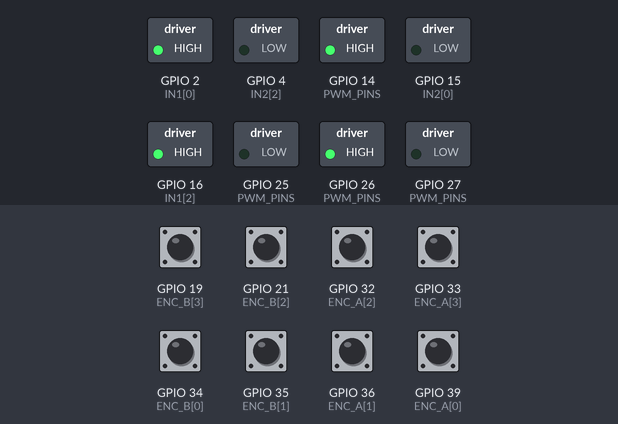
Bench run of a sketch on a simulated ESP32. Parts: switched loads named in the sketch (green lamp = pin HIGH). The test bench sets the inputs (shaded band); at power-on: GPIO 19 (ENC_B[3]), GPIO 21 (ENC_B[2]), GPIO 32 (ENC_A[2]), GPIO 33 (ENC_A[3]), GPIO 34 (ENC_B[0]), GPIO 35 (ENC_B[1]), GPIO 36 (ENC_A[1]), GPIO 39 (ENC_A[0]) HIGH. What the sketch prints to the serial monitor is not drawn.

Above: at 1.2 s.
1.3 s: GPIO 33 (ENC_A[3]) pulled LOW for 0.15 s
At 2.5 s:
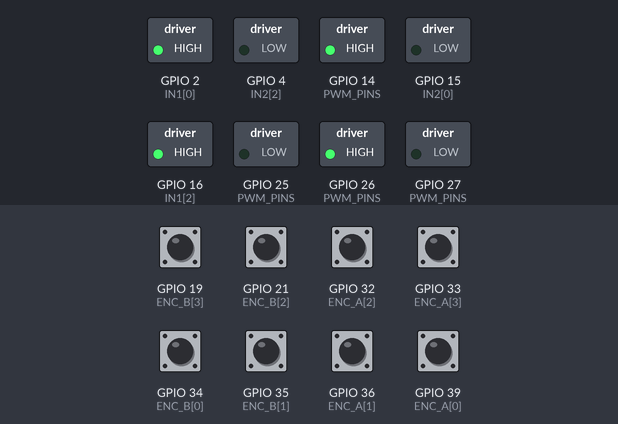
2.9 s: GPIO 36 (ENC_A[1]) pulled LOW for 1 s
At 3.7 s:
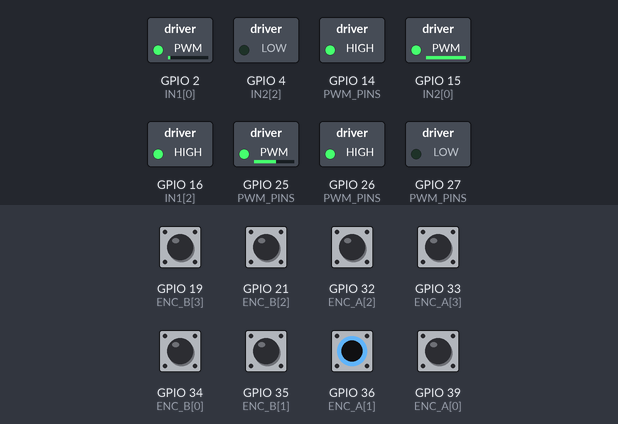
5.4 s: GPIO 32 (ENC_A[2]) pulled LOW for 0.15 s
At 5.48 s:
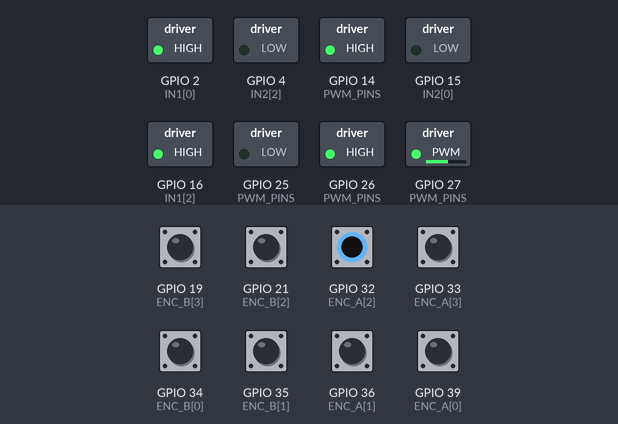
7.0 s: GPIO 39 (ENC_A[0]) pulled LOW for 0.15 s
At 7.08 s:
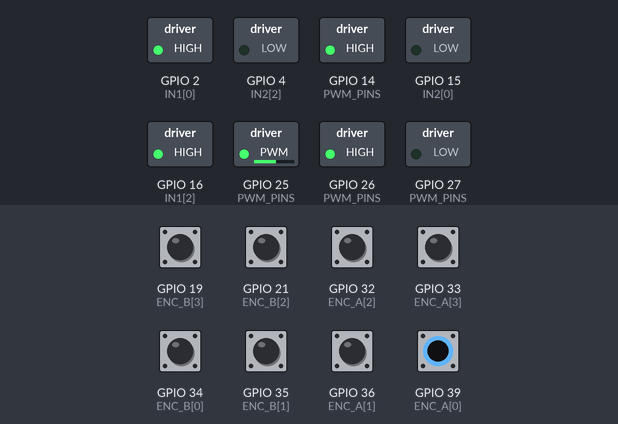
8.6 s: GPIO 36 (ENC_A[1]) pulled LOW for 0.15 s
At 9.6 s:
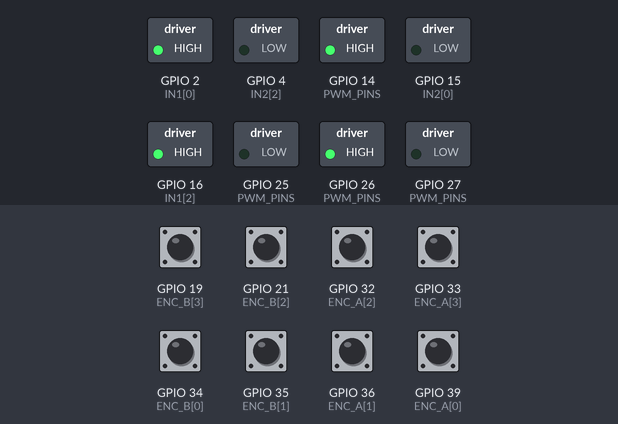
10.2 s: GPIO 32 (ENC_A[2]) pulled LOW for 1 s
At 11.0 s:
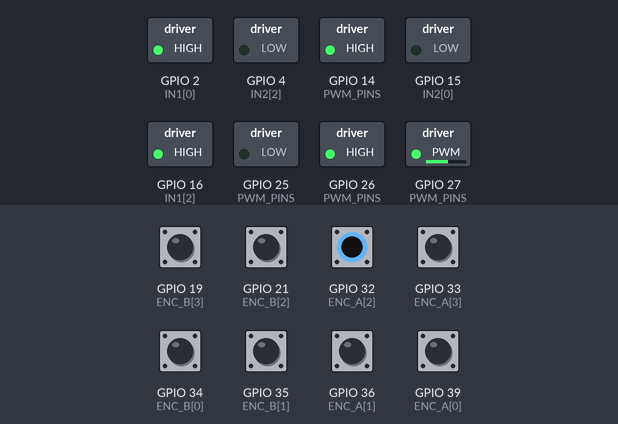
Timing chart, 0 to 13.2 s (numbered marks = the images above; inputs shaded):
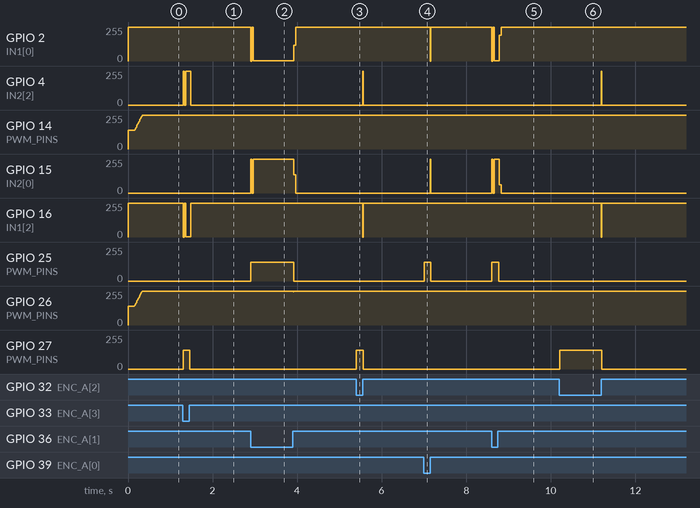

Measured:
- after the input at 1.3 s, GPIO 4 (IN2[2]): 0/255 → 254/255 at once, → 0/255 0.18 s later; GPIO 14 (PWM_PINS): 255/255 → 248/255 after 0.15 s, → 255/255 0.01 s later; GPIO 16 (IN1[2]): 255/255 → 1/255 at once, → 255/255 0.18 s later; GPIO 27 (PWM_PINS): 0/255 → 139/255 at once, → 0/255 0.16 s later
- after the input at 2.9 s, GPIO 2 (IN1[0]): 255/255 → 1/255 at once, → 255/255 1.0 s later; GPIO 15 (IN2[0]): 0/255 → 254/255 at once, → 0/255 1.0 s later; GPIO 25 (PWM_PINS): 0/255 → 139/255 at once, → 0/255 1.0 s later; GPIO 26 (PWM_PINS): 255/255 → 251/255 after 1.0 s, → 255/255 0.01 s later
- after the input at 5.4 s, GPIO 4 (IN2[2]): 0/255 → 255/255 after 0.15 s, → 0/255 0.01 s later; GPIO 16 (IN1[2]): 255/255 → 0/255 after 0.15 s, → 255/255 0.01 s later; GPIO 27 (PWM_PINS): 0/255 → 139/255 at once, → 0/255 0.16 s later
- after the input at 7.0 s, GPIO 2 (IN1[0]): 255/255 → 0/255 after 0.15 s, → 255/255 0.01 s later; GPIO 15 (IN2[0]): 0/255 → 255/255 after 0.15 s, → 0/255 0.01 s later; GPIO 25 (PWM_PINS): 0/255 → 139/255 at once, → 0/255 0.16 s later
- after the input at 8.6 s, GPIO 2 (IN1[0]): 255/255 → 1/255 at once, → 255/255 0.18 s later; GPIO 15 (IN2[0]): 0/255 → 254/255 at once, → 0/255 0.18 s later; GPIO 25 (PWM_PINS): 0/255 → 139/255 at once, → 0/255 0.16 s later
- after the input at 10.2 s, GPIO 4 (IN2[2]): 0/255 → 255/255 after 1.0 s, → 0/255 0.01 s later; GPIO 16 (IN1[2]): 255/255 → 0/255 after 1.0 s, → 255/255 0.01 s later; GPIO 27 (PWM_PINS): 0/255 → 139/255 at once, → 0/255 1.0 s later

The sketch:

4_motors_control_v2.ino.ino
```cpp
#define NUM_MOTORS 4

/* ================= USER PARAMETERS ================= */

const float Ts = 0.01;                 // Sampling time [s]
const float PWM_MAX = 255.0;
const float PWM_MIN = -255.0;
const float DEAD_ZONE = 140.0;

const int COUNTS_PER_REV = 750;

// FR, BR, FL, BL --> Front Right, Back Right, Front Left, Back Left

float speed[4] = {0, 0, 0, 0};
float speed_filt[4] = {0, 0, 0, 0};
float speed_prev[4] = {0, 0, 0, 0};

/* Encoder pins (A, B) */
const int ENC_A[NUM_MOTORS] = {39, 36, 32, 33};
const int ENC_B[NUM_MOTORS] = {34, 35, 21, 19};

/* Motor driver pins (H-Bridge: IN1, IN2, PWM) */
const int IN1[NUM_MOTORS] = {2, 2, 16, 16};
const int IN2[NUM_MOTORS] = {15, 15, 4, 4};
const int PWM_PINS[NUM_MOTORS] = {25, 26, 27, 14};

/* PWM settings */
const int PWM_CHANNELS[NUM_MOTORS] = {0, 1, 2, 3};
const int PWM_FREQ = 20000;
const int PWM_RES  = 8;

/* ================= PI CONTROLLER STRUCT ================= */

typedef struct {
  float Kp;
  float Ki;
  float ui;
  float e;
  float u;
} PI_Controller;

/* ================= PI CONTROLLERS (FROM MATLAB) ================= */

PI_Controller motorPI[NUM_MOTORS] = {
  {1.33, 7.65, 0, 0, 0},
  {0.621, 7.9, 0, 0, 0},
  {0.247, 7.85, 0, 0, 0},
  {0.579, 7.91, 0, 0, 0}
};

/* ================= ENCODER VARIABLES ================= */

volatile long encoderCount[NUM_MOTORS] = {0};

/* ================= QUADRATURE ISR ================= */

void IRAM_ATTR encoderISR(int id) {
  bool A = digitalRead(ENC_A[id]);
  bool B = digitalRead(ENC_B[id]);

  if (A == B)
    encoderCount[id]++;
  else
    encoderCount[id]--;
}

void IRAM_ATTR encoderISR0() { encoderISR(0); }
void IRAM_ATTR encoderISR1() { encoderISR(1); }
void IRAM_ATTR encoderISR2() { encoderISR(2); }
void IRAM_ATTR encoderISR3() { encoderISR(3); }

/* ================= UTILITY FUNCTIONS ================= */

float saturate(float u) {
  if (u > PWM_MAX) return PWM_MAX;
  if (u < PWM_MIN) return PWM_MIN;
  return u;
}

float deadZoneCompensation(float u) {
  if (u > 0 && u < DEAD_ZONE) return DEAD_ZONE;
  if (u < 0 && u > -DEAD_ZONE) return -DEAD_ZONE;
  return u;
}

/* ================= DISCRETE PI CONTROLLER ================= */

float PI_Update(PI_Controller *c, float reference, float feedback) {

  c->e = reference - feedback;

  float up = c->Kp * c->e;
  float ui_new = c->ui + (c->Ki * Ts * c->e);

  float u_unsat = up + ui_new;
  float u_sat   = saturate(u_unsat);

  /* Anti-windup */
  if (u_unsat == u_sat) {
    c->ui = ui_new;
  }

  u_sat = deadZoneCompensation(u_sat);
  c->u = u_sat;

  return c->u;
}

/* ================= SPEED COMPUTATION ================= */
/* Returns speed in RPM */

float readEncoderSpeed(int motorID) {

  static long lastCount[NUM_MOTORS] = {0};

  long count = encoderCount[motorID];
  long delta = count - lastCount[motorID];
  lastCount[motorID] = count;

  float rpm = (delta / (float)COUNTS_PER_REV) * (60.0 / Ts);

  //Low pass filtter (25 Hz cutoff)

  speed_filt[motorID] = 0.9*speed_filt[motorID] + 0.05*rpm + 0.05*speed_prev[motorID];
  speed_prev[motorID] = speed_filt[motorID];
  return rpm;
}

/* ================= MOTOR DRIVER ================= */

void setMotorPWM(int motorID, float pwmValue) {

  int pwm = abs((int)pwmValue);
  pwm = constrain(pwm, 0, 255);

  if (pwmValue >= 0) {
    digitalWrite(IN1[motorID], HIGH);
    digitalWrite(IN2[motorID], LOW);
  } else {
    digitalWrite(IN1[motorID], LOW);
    digitalWrite(IN2[motorID], HIGH);
  }

  ledcWrite(PWM_PINS[motorID], pwm);
}

/* ================= SETUP ================= */

void setup() {

   Serial.begin(115200);

  /* Motor pins */
  for (int i = 0; i < NUM_MOTORS; i++) {
    pinMode(IN1[i], OUTPUT);
    pinMode(IN2[i], OUTPUT);

    ledcAttachChannel(PWM_PINS[i], PWM_FREQ, PWM_RES, PWM_CHANNELS[i]);
  }

  /* Encoder pins */
  for (int i = 0; i < NUM_MOTORS; i++) {
    pinMode(ENC_A[i], INPUT_PULLUP);
    pinMode(ENC_B[i], INPUT_PULLUP);
  }

  attachInterrupt(digitalPinToInterrupt(ENC_A[0]), encoderISR0, CHANGE);
  attachInterrupt(digitalPinToInterrupt(ENC_A[1]), encoderISR1, CHANGE);
  attachInterrupt(digitalPinToInterrupt(ENC_A[2]), encoderISR2, CHANGE);
  attachInterrupt(digitalPinToInterrupt(ENC_A[3]), encoderISR3, CHANGE);
}

/* ================= MAIN LOOP ================= */

void loop() {

  static unsigned long lastTime = 0;
  unsigned long now = millis();

  if (now - lastTime >= Ts * 1000) {
    lastTime = now;

    /* ===== MASTER REFERENCES (RPM) ===== */
    float left_ref  = 80.0;
    float right_ref = 80.0;

    //ٌRight Master (RB)

    speed[1] = readEncoderSpeed(1);
    float pwm1   = PI_Update(&motorPI[1], right_ref, speed[1]);
    setMotorPWM(1, pwm1);

    Serial.print(speed[1]);
    Serial.print(" ");

    //Right Slave (RF)

    speed[0] = readEncoderSpeed(0);
    float pwm0   = PI_Update(&motorPI[0], speed[1], speed[0]);
    setMotorPWM(0, pwm0);

    Serial.print(speed[0]);
    Serial.print(" ");

    //Left Master (LB)

    speed[3] = readEncoderSpeed(3);
    float pwm3   = PI_Update(&motorPI[3], left_ref, speed[3]);
    setMotorPWM(3, pwm3);

    Serial.print(speed[3]);
    Serial.print(" ");

    //Left Slave (LF)

    speed[2] = readEncoderSpeed(2);
    float pwm2   = PI_Update(&motorPI[2], speed[3], speed[2]);
    setMotorPWM(2, pwm2);

    Serial.print(speed[2]);
    Serial.print(" ");

    /*float reference[NUM_MOTORS] = {
      left_ref, left_ref,
      right_ref, right_ref
    };

    for (int i = 0; i < NUM_MOTORS; i++) {
      speed[i] = readEncoderSpeed(i);
      float pwm   = PI_Update(&motorPI[i], reference[i], speed[i]);
      setMotorPWM(i, pwm);

      Serial.print(speed[i]);
      Serial.print(" ");
    }*/
    Serial.println();
  }
}
```
